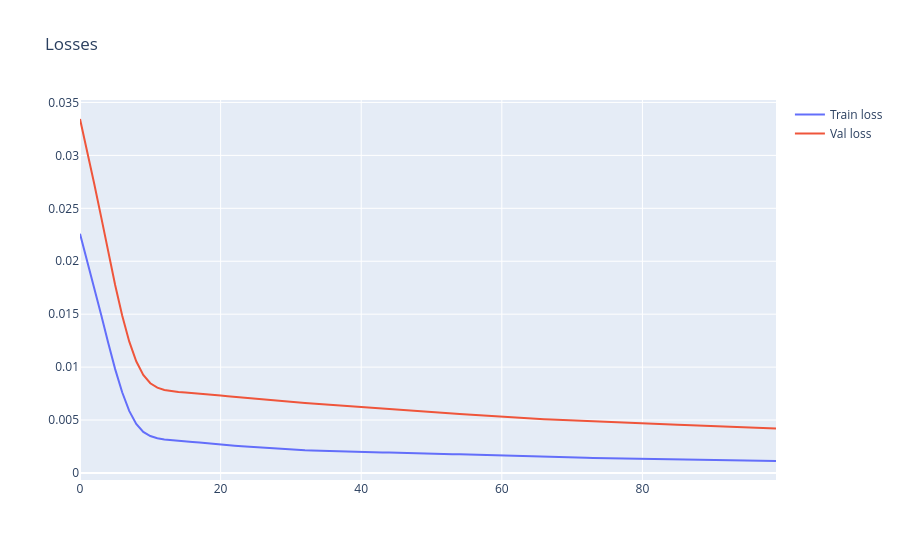

The cell this chart's notebook holds for it:
### Code cell
go.Figure(data=[
    go.Scatter(x=list(range(len(losses))), y=losses, name="Train loss"), 
    go.Scatter(x=list(range(len(val_losses))), y=val_losses, name="Val loss"),
]).update_layout(title="Losses")
